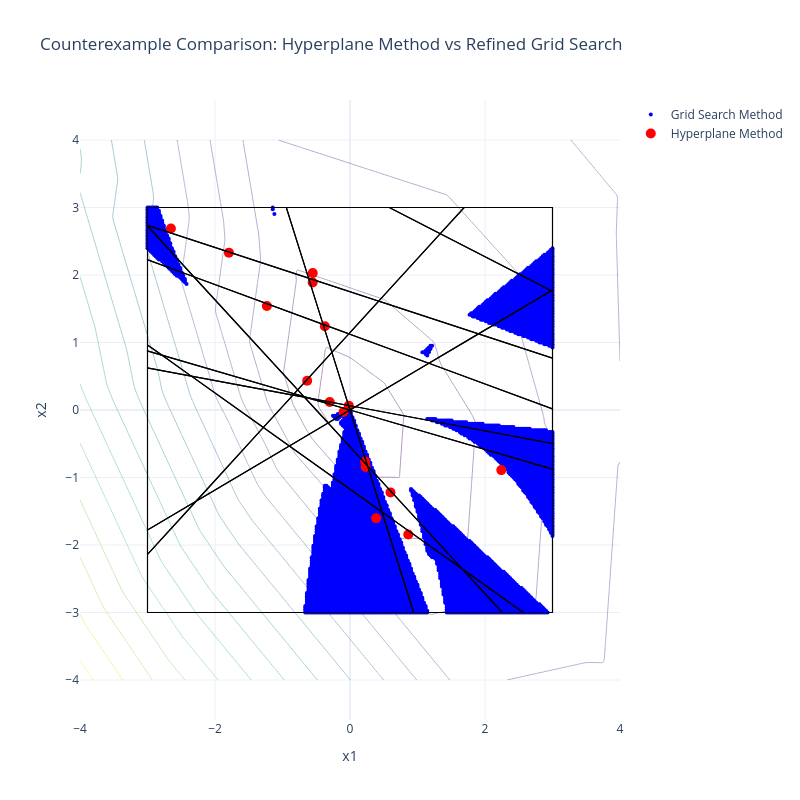

Notebook source saved alongside this figure:
### Code cell
# Comparison plot on optimal alpha using finite_pts-style function
from plotters import make_CEX_plot_comp


def duffing_f1(x):
    x1 = x[0, 0]
    x2 = x[1, 0]
    return x2


def duffing_f2(x):
    x1 = x[0, 0]
    x2 = x[1, 0]
    return -1 * x2 - alpha * x1 - 1 * x1**3



make_CEX_plot_comp(
    x1_min,
    x1_max,
    x2_min,
    x2_max,
    best_duff.nn_lyapunov,
    input_dim=2,
    hidden_layer_size=HIDDEN_SIZE2,
    dynamics_list=[duffing_f1, duffing_f2],
    counterexamples=best_counterexamples_hyperplane,
    polygons= best_polygons,
    vertex_dict=best_vertex_dict,
)

### Figure 1 — Plotly figure (JSON) as saved in the notebook; plotly's stock layout.template omitted (floating-point values rounded to 4 significant figures; data arrays with more than 128 entries replaced by an {"elided": "..."} marker saying what was removed)
{"data": [{"colorscale": [[0, "#440154"], [0.1111, "#482878"], [0.2222, "#3e4989"], [0.3333, "#31688e"], [0.4444, "#26828e"], [0.5556, "#1f9e89"], [0.6667, "#35b779"], [0.7778, "#6ece58"], [0.8889, "#b5de2b"], [1, "#fde725"]], "contours": {"coloring": "lines"}, "line": {"width": 1}, "name": "NN Level Sets", "ncontours": 20, "opacity": 0.4, "showscale": false, "type": "contour", "x": {"elided": "150 float values"}, "y": {"elided": "150 float values"}, "z": {"elided": "150x150 float values"}}, {"marker": {"color": "blue", "size": 4}, "mode": "markers", "name": "Grid Search Method", "type": "scatter", "x": {"elided": "11427 float values"}, "y": {"elided": "11427 float values"}}, {"marker": {"color": "red", "size": 10}, "mode": "markers", "name": "Hyperplane Method", "type": "scatter", "x": [-0.3726, 0.6001, 0.2234, -0.3002, -0.5527, -2.653, -1.232, 0.2315, 0.8637, -0.01821, -1.794, -0.5523, -0.6344, -0.09626, 0.3863, 2.242], "y": [1.241, -1.221, -0.7641, 0.1188, 1.888, 2.689, 1.541, -0.844, -1.843, 0.06445, 2.331, 2.028, 0.4342, -0.0298, -1.604, -0.8906]}, {"line": {"color": "black", "width": 1.2}, "mode": "lines", "showlegend": false, "type": "scatter", "x": [-0.3989, -0.2682, -0.01708, -0.3989], "y": [1.269, 0.8531, 1.128, 1.269]}, {"line": {"color": "black", "width": 1.2}, "mode": "lines", "showlegend": false, "type": "scatter", "x": [0.2601, 0.4746, 1.669, 0.2601], "y": [-0.8276, -1.51, -2.361, -0.8276]}, {"line": {"color": "black", "width": 1.2}, "mode": "lines", "showlegend": false, "type": "scatter", "x": [0.2601, 1.858e-06, -0.3239, 0.2601], "y": [-0.8276, -0.0002585, -0.1922, -0.8276]}, {"line": {"color": "black", "width": 1.2}, "mode": "lines", "showlegend": false, "type": "scatter", "x": [1.858e-06, -1.402e-07, 8.389e-06, 1.858e-06], "y": [-0.0002585, -0.0002521, -0.0002546, -0.0002585]}, {"line": {"color": "black", "width": 1.2}, "mode": "lines", "showlegend": false, "type": "scatter", "x": [-0.02115, -1.402e-07, -0.6026, -0.02115], "y": [0.06705, -0.0002521, 0.1756, 0.06705]}, {"line": {"color": "black", "width": 1.2}, "mode": "lines", "showlegend": false, "type": "scatter", "x": [-2.314, -3, -3, -2.314], "y": [1.974, 2.226, 2.72, 1.974]}, {"line": {"color": "black", "width": 1.2}, "mode": "lines", "showlegend": false, "type": "scatter", "x": [-0.7746, -0.8268, -0.6835, -0.7746], "y": [0.2983, 0.241, 0.1992, 0.2983]}, {"line": {"color": "black", "width": 1.2}, "mode": "lines", "showlegend": false, "type": "scatter", "x": [1.337, 1.691, 0.5819, 1.337], "y": [2.612, 3, 3, 2.612]}, {"line": {"color": "black", "width": 1.2}, "mode": "lines", "showlegend": false, "type": "scatter", "x": [-2.28, -3, -3, -2.28], "y": [-1.352, -2.14, -1.778, -1.352]}, {"line": {"color": "black", "width": 1.2}, "mode": "lines", "showlegend": false, "type": "scatter", "x": [-2.28, -1.283, -0.8984, -2.28], "y": [-1.352, -0.2588, -0.5326, -1.352]}, {"line": {"color": "black", "width": 1.2}, "mode": "lines", "showlegend": false, "type": "scatter", "x": [-1.283, -0.8452, -2.351, -1.283], "y": [-0.2588, 0.2208, 0.5019, -0.2588]}, {"line": {"color": "black", "width": 1.2}, "mode": "lines", "showlegend": false, "type": "scatter", "x": [1.669, 2.256, 2.567, 1.669], "y": [-2.361, -3, -3, -2.361]}, {"line": {"color": "black", "width": 1.2}, "mode": "lines", "showlegend": false, "type": "scatter", "x": [-0.6741, -0.6835, -0.6026, -0.6741], "y": [0.1889, 0.1992, 0.1756, 0.1889]}, {"line": {"color": "black", "width": 1.2}, "mode": "lines", "showlegend": false, "type": "scatter", "x": [2.983, 3, 3, 2.983], "y": [1.767, 1.758, 1.777, 1.767]}, {"line": {"color": "black", "width": 1.2}, "mode": "lines", "showlegend": false, "type": "scatter", "x": [-2.789, -3, -3, -2.789], "y": [0.8133, 0.9639, 0.875, 0.8133]}, {"line": {"color": "black", "width": 1.2}, "mode": "lines", "showlegend": false, "type": "scatter", "x": [-0.6139, -0.3989, -0.01708, 0.4248, -0.6139], "y": [1.953, 1.269, 1.128, 1.612, 1.953]}, {"line": {"color": "black", "width": 1.2}, "mode": "lines", "showlegend": false, "type": "scatter", "x": [-0.6139, -0.943, -3, -3, -0.6139], "y": [1.953, 3, 3, 2.735, 1.953]}, {"line": {"color": "black", "width": 1.2}, "mode": "lines", "showlegend": false, "type": "scatter", "x": [-0.3989, -0.2682, -0.7746, -2.314, -0.3989], "y": [1.269, 0.8531, 0.2983, 1.974, 1.269]}, {"line": {"color": "black", "width": 1.2}, "mode": "lines", "showlegend": false, "type": "scatter", "x": [0.2601, 0.4746, -0.8984, -0.3239, 0.2601], "y": [-0.8276, -1.51, -0.5326, -0.1922, -0.8276]}, {"line": {"color": "black", "width": 1.2}, "mode": "lines", "showlegend": false, "type": "scatter", "x": [0.4746, 0.9429, 2.256, 1.669, 0.4746], "y": [-1.51, -3, -3, -2.361, -1.51]}, {"line": {"color": "black", "width": 1.2}, "mode": "lines", "showlegend": false, "type": "scatter", "x": [-0.02115, -1.402e-07, 8.389e-06, 0.08132, -0.02115], "y": [0.06705, -0.0002521, -0.0002546, 0.04793, 0.06705]}, {"line": {"color": "black", "width": 1.2}, "mode": "lines", "showlegend": false, "type": "scatter", "x": [0.4248, 1.904, 1.168, -0.01708, 0.4248], "y": [1.612, 1.128, 0.6919, 1.128, 1.612]}, {"line": {"color": "black", "width": 1.2}, "mode": "lines", "showlegend": false, "type": "scatter", "x": [0.4248, 1.904, 2.983, 1.337, 0.4248], "y": [1.612, 1.128, 1.767, 2.612, 1.612]}, {"line": {"color": "black", "width": 1.2}, "mode": "lines", "showlegend": false, "type": "scatter", "x": [1.904, 3, 3, 1.168, 1.904], "y": [1.128, 0.7686, 0.01755, 0.6919, 1.128]}, {"line": {"color": "black", "width": 1.2}, "mode": "lines", "showlegend": false, "type": "scatter", "x": [1.904, 3, 3, 2.983, 1.904], "y": [1.128, 0.7686, 1.758, 1.767, 1.128]}, {"line": {"color": "black", "width": 1.2}, "mode": "lines", "showlegend": false, "type": "scatter", "x": [1.168, 3, 3, 0.08132, 1.168], "y": [0.6919, 0.01755, -0.4967, 0.04793, 0.6919]}, {"line": {"color": "black", "width": 1.2}, "mode": "lines", "showlegend": false, "type": "scatter", "x": [-0.8452, -0.8268, -2.789, -2.351, -0.8452], "y": [0.2208, 0.241, 0.8133, 0.5019, 0.2208]}, {"line": {"color": "black", "width": 1.2}, "mode": "lines", "showlegend": false, "type": "scatter", "x": [-0.8452, -0.8268, -0.6835, -0.6741, -0.8452], "y": [0.2208, 0.241, 0.1992, 0.1889, 0.2208]}, {"line": {"color": "black", "width": 1.2}, "mode": "lines", "showlegend": false, "type": "scatter", "x": [0.08132, 8.389e-06, 3, 3, 0.08132], "y": [0.04793, -0.0002546, -0.8755, -0.4967, 0.04793]}, {"line": {"color": "black", "width": 1.2}, "mode": "lines", "showlegend": false, "type": "scatter", "x": [-2.351, -2.789, -3, -3, -2.351], "y": [0.5019, 0.8133, 0.875, 0.6229, 0.5019]}, {"line": {"color": "black", "width": 1.2}, "mode": "lines", "showlegend": false, "type": "scatter", "x": [-0.6139, -0.3989, -2.314, -3, -3, -0.6139], "y": [1.953, 1.269, 1.974, 2.72, 2.735, 1.953]}, {"line": {"color": "black", "width": 1.2}, "mode": "lines", "showlegend": false, "type": "scatter", "x": [-0.6139, -0.943, 0.5819, 1.337, 0.4248, -0.6139], "y": [1.953, 3, 3, 2.612, 1.612, 1.953]}, {"line": {"color": "black", "width": 1.2}, "mode": "lines", "showlegend": false, "type": "scatter", "x": [-0.2682, -0.02115, -0.6026, -0.6835, -0.7746, -0.2682], "y": [0.8531, 0.06705, 0.1756, 0.1992, 0.2983, 0.8531]}, {"line": {"color": "black", "width": 1.2}, "mode": "lines", "showlegend": false, "type": "scatter", "x": [-0.2682, -0.02115, 0.08132, 1.168, -0.01708, -0.2682], "y": [0.8531, 0.06705, 0.04793, 0.6919, 1.128, 0.8531]}, {"line": {"color": "black", "width": 1.2}, "mode": "lines", "showlegend": false, "type": "scatter", "x": [1.858e-06, -1.402e-07, -0.6026, -0.6741, -0.3239, 1.858e-06], "y": [-0.0002585, -0.0002521, 0.1756, 0.1889, -0.1922, -0.0002585]}, {"line": {"color": "black", "width": 1.2}, "mode": "lines", "showlegend": false, "type": "scatter", "x": [1.337, 1.691, 3, 3, 2.983, 1.337], "y": [2.612, 3, 3, 1.777, 1.767, 2.612]}, {"line": {"color": "black", "width": 1.2}, "mode": "lines", "showlegend": false, "type": "scatter", "x": [-2.28, -1.283, -2.351, -3, -3, -2.28], "y": [-1.352, -0.2588, 0.5019, 0.6229, -1.778, -1.352]}, {"line": {"color": "black", "width": 1.2}, "mode": "lines", "showlegend": false, "type": "scatter", "x": [-1.283, -0.8452, -0.6741, -0.3239, -0.8984, -1.283], "y": [-0.2588, 0.2208, 0.1889, -0.1922, -0.5326, -0.2588]}, {"line": {"color": "black", "width": 1.2}, "mode": "lines", "showlegend": false, "type": "scatter", "x": [0.4746, 0.9429, -3, -3, -2.28, -0.8984, 0.4746], "y": [-1.51, -3, -3, -2.14, -1.352, -0.5326, -1.51]}, {"line": {"color": "black", "width": 1.2}, "mode": "lines", "showlegend": false, "type": "scatter", "x": [-2.314, -3, -3, -2.789, -0.8268, -0.7746, -2.314], "y": [1.974, 2.226, 0.9639, 0.8133, 0.241, 0.2983, 1.974]}, {"line": {"color": "black", "width": 1.2}, "mode": "lines", "showlegend": false, "type": "scatter", "x": [0.2601, 1.858e-06, 8.389e-06, 3, 3, 2.567, 1.669, 0.2601], "y": [-0.8276, -0.0002585, -0.0002546, -0.8755, -3, -3, -2.361, -0.8276]}], "layout": {"height": 800, "showlegend": true, "title": {"text": "Counterexample Comparison: Hyperplane Method vs Refined Grid Search"}, "width": 800, "xaxis": {"constrain": "domain", "range": [-4, 4], "title": {"text": "x1"}}, "yaxis": {"range": [-4, 4], "scaleanchor": "x", "scaleratio": 1, "title": {"text": "x2"}}}}
